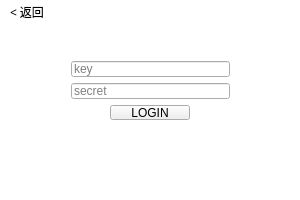
<?xml version="1.0" encoding="UTF-8"?>
<ui version="4.0">
 <class>Login</class>
 <widget class="QDialog" name="Login">
  <property name="geometry">
   <rect>
    <x>0</x>
    <y>0</y>
    <width>300</width>
    <height>200</height>
   </rect>
  </property>
  <property name="minimumSize">
   <size>
    <width>300</width>
    <height>150</height>
   </size>
  </property>
  <property name="maximumSize">
   <size>
    <width>300</width>
    <height>200</height>
   </size>
  </property>
  <property name="windowTitle">
   <string>Login</string>
  </property>
  <property name="styleSheet">
   <string notr="true">QDialog { 
  background-color: white;
}</string>
  </property>
  <widget class="QPushButton" name="button_showMainWin">
   <property name="geometry">
    <rect>
     <x>10</x>
     <y>0</y>
     <width>61</width>
     <height>24</height>
    </rect>
   </property>
   <property name="font">
    <font>
     <family>Microsoft JhengHei UI Light</family>
    </font>
   </property>
   <property name="cursor">
    <cursorShape>PointingHandCursor</cursorShape>
   </property>
   <property name="styleSheet">
    <string notr="true">* {
  border-radius: 15px;
  border: none;
  background-color: rgb(255, 255, 255);
  text-align: left;
}</string>
   </property>
   <property name="text">
    <string>&lt; 返回</string>
   </property>
  </widget>
  <widget class="QWidget" name="">
   <property name="geometry">
    <rect>
     <x>60</x>
     <y>50</y>
     <width>181</width>
     <height>81</height>
    </rect>
   </property>
   <layout class="QVBoxLayout" name="verticalLayout">
    <item>
     <widget class="QLineEdit" name="lineEdit_key">
      <property name="placeholderText">
       <string>key</string>
      </property>
     </widget>
    </item>
    <item>
     <widget class="QLineEdit" name="lineEdit_secret">
      <property name="placeholderText">
       <string>secret</string>
      </property>
     </widget>
    </item>
    <item>
     <layout class="QHBoxLayout" name="horizontalLayout">
      <item>
       <spacer name="horizontalSpacer">
        <property name="orientation">
         <enum>Qt::Horizontal</enum>
        </property>
        <property name="sizeHint" stdset="0">
         <size>
          <width>40</width>
          <height>20</height>
         </size>
        </property>
       </spacer>
      </item>
      <item>
       <widget class="QPushButton" name="button_login">
        <property name="text">
         <string>LOGIN</string>
        </property>
       </widget>
      </item>
      <item>
       <spacer name="horizontalSpacer_2">
        <property name="orientation">
         <enum>Qt::Horizontal</enum>
        </property>
        <property name="sizeHint" stdset="0">
         <size>
          <width>40</width>
          <height>20</height>
         </size>
        </property>
       </spacer>
      </item>
     </layout>
    </item>
   </layout>
  </widget>
 </widget>
 <layoutdefault spacing="6" margin="11"/>
 <resources/>
 <connections/>
</ui>
